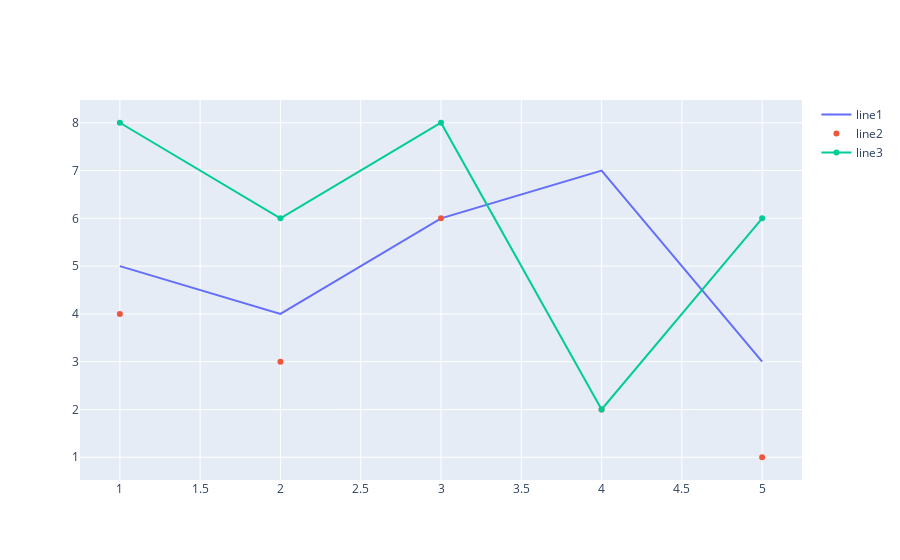

The cell this chart's notebook holds for it:
### Code cell
x1 , y1 = [1,2,3,4,5],[5,4,6,7,3]
x2 , y2 = [1,2,3,4,5],[4,3,6,2,1]
x3 , y3 = [1,2,3,4,5],[8,6,8,2,6]

fig = go.Figure()
fig.add_trace(go.Scatter(x=x1,y=y1, name = 'line1', mode = 'lines'))
fig.add_trace(go.Scatter(x=x2,y=y2, name = 'line2', mode = 'markers'))
fig.add_trace(go.Scatter(x=x3,y=y3, name = 'line3', mode = 'lines+markers'))
fig.show()

### Figure 1 — Plotly figure (JSON) as saved in the notebook; plotly's stock layout.template omitted (floating-point values rounded to 4 significant figures)
{"data": [{"mode": "lines", "name": "line1", "type": "scatter", "x": [1, 2, 3, 4, 5], "y": [5, 4, 6, 7, 3]}, {"mode": "markers", "name": "line2", "type": "scatter", "x": [1, 2, 3, 4, 5], "y": [4, 3, 6, 2, 1]}, {"mode": "lines+markers", "name": "line3", "type": "scatter", "x": [1, 2, 3, 4, 5], "y": [8, 6, 8, 2, 6]}], "layout": {"autosize": true, "xaxis": {"autorange": true, "range": [0.7572, 5.243], "type": "linear"}, "yaxis": {"autorange": true, "range": [0.4223, 8.578], "type": "linear"}}}
